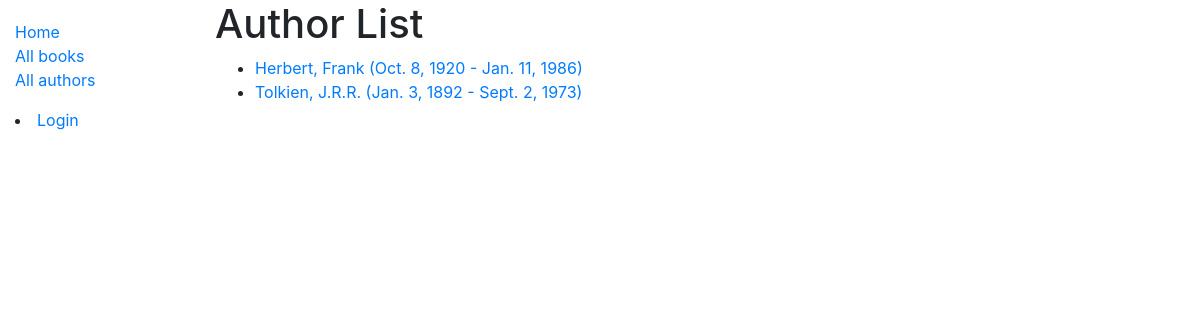
Screenshot of /catalog/authors/ with the database file from the repository.
### catalog/models.py (models this page shows)
class Author(models.Model):
    first_name = models.CharField(max_length=100)
    last_name = models.CharField(max_length=100)
    date_of_birth = models.DateField(null=True, blank=True)
    date_of_death = models.DateField('Died', null=True, blank=True)
    class Meta:
        ordering = ['last_name', 'first_name']
    def get_absolute_url(self):
        return reverse('author-detail', args=[str(self.id)])
    def __str__(self):
        return f'{self.last_name}, {self.first_name}'

### catalog/views.py (the view)
# urls.py: path('authors/', views.AuthorListView.as_view(), name='authors'),
class AuthorListView(generic.ListView):
    model = Author
    paginate_by = 10

### catalog/templates/catalog/author_list.html
{% extends "base_generic.html" %}
{% block content %}
<h1>Author List</h1>
{% if author_list %}
  <ul>
  {% for author in author_list %}
    <li>
      <a href="{{ author.get_absolute_url }}">
      {{ author }} ({{author.date_of_birth}} - {% if author.date_of_death %}{{author.date_of_death}}{% endif %})
      </a>
    </li>
  {% endfor %}
 </ul>
{% else %}
  <p>There are no authors available.</p>
{% endif %}
{% endblock %}

### rows the page displays
Author: last_name+first_name "Herbert, Frank", date_of_birth "Oct. 8, 1920", date_of_death "Jan. 11, 1986"
Author: last_name+first_name "Tolkien, J.R.R.", date_of_birth "Jan. 3, 1892", date_of_death "Sept. 2, 1973"
